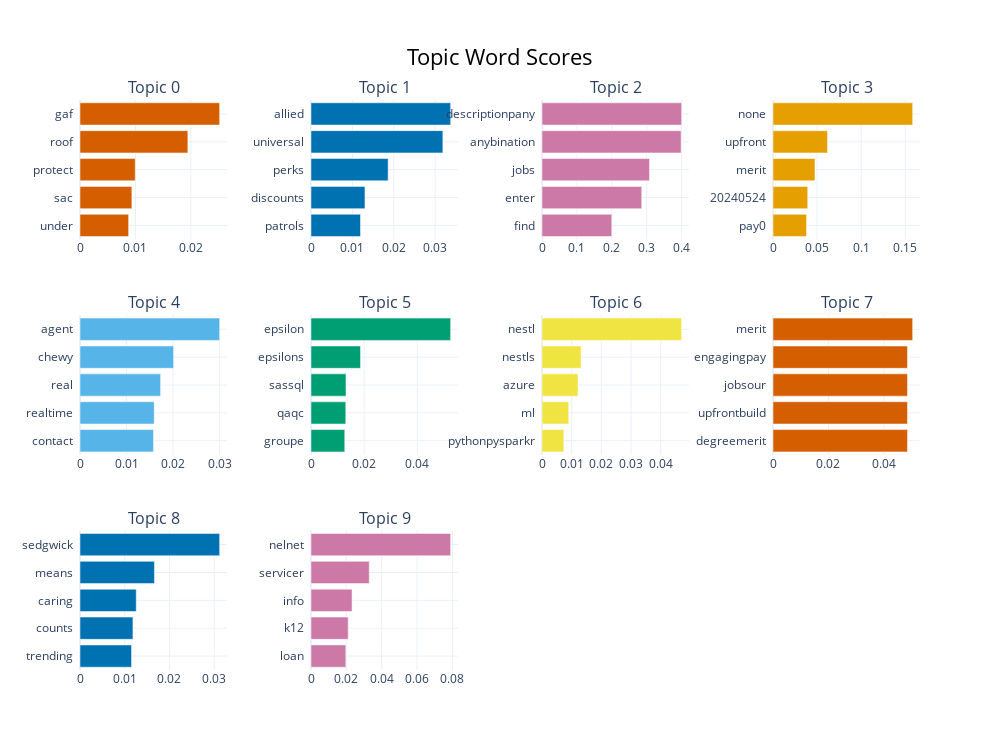

The code cell stored with this chart in its notebook:
### Code cell
from bertopic import BERTopic
from sklearn.cluster import KMeans

topic_model = BERTopic(hdbscan_model=KMeans(n_clusters=10))  # change 10 as needed


# Drop missing descriptions
docs = df['BODY_CLEAN'].dropna().tolist()

# Create and fit topic model
topic_model = BERTopic(language="english", verbose=True)
topics, _ = topic_model.fit_transform(docs)

# Save topics to DataFrame
df['TOPIC'] = topics

# Optional: Visualize topics
topic_model.visualize_barchart(top_n_topics=10)

### Figure 1 — Plotly figure (JSON) as saved in the notebook; plotly's stock layout.template omitted (floating-point values rounded to 4 significant figures)
{"data": [{"marker": {"color": "#D55E00"}, "orientation": "h", "type": "bar", "x": [0.00877, 0.009359, 0.009964, 0.01946, 0.02519], "xaxis": "x", "y": ["under  ", "sac  ", "protect  ", "roof  ", "gaf  "], "yaxis": "y"}, {"marker": {"color": "#0072B2"}, "orientation": "h", "type": "bar", "x": [0.01196, 0.01304, 0.01863, 0.03187, 0.03374], "xaxis": "x2", "y": ["patrols  ", "discounts  ", "perks  ", "universal  ", "allied  "], "yaxis": "y2"}, {"marker": {"color": "#CC79A7"}, "orientation": "h", "type": "bar", "x": [0.1999, 0.2857, 0.3079, 0.3986, 0.4002], "xaxis": "x3", "y": ["find  ", "enter  ", "jobs  ", "anybination  ", "descriptionpany  "], "yaxis": "y3"}, {"marker": {"color": "#E69F00"}, "orientation": "h", "type": "bar", "x": [0.03799, 0.03934, 0.04756, 0.06182, 0.1583], "xaxis": "x4", "y": ["pay0  ", "20240524  ", "merit  ", "upfront  ", "none  "], "yaxis": "y4"}, {"marker": {"color": "#56B4E9"}, "orientation": "h", "type": "bar", "x": [0.01578, 0.01594, 0.01731, 0.0201, 0.02999], "xaxis": "x5", "y": ["contact  ", "realtime  ", "real  ", "chewy  ", "agent  "], "yaxis": "y5"}, {"marker": {"color": "#009E73"}, "orientation": "h", "type": "bar", "x": [0.0127, 0.01308, 0.01315, 0.01863, 0.05253], "xaxis": "x6", "y": ["groupe  ", "qaqc  ", "sassql  ", "epsilons  ", "epsilon  "], "yaxis": "y6"}, {"marker": {"color": "#F0E442"}, "orientation": "h", "type": "bar", "x": [0.007356, 0.008998, 0.01212, 0.01315, 0.04704], "xaxis": "x7", "y": ["pythonpysparkr  ", "ml  ", "azure  ", "nestls  ", "nestl  "], "yaxis": "y7"}, {"marker": {"color": "#D55E00"}, "orientation": "h", "type": "bar", "x": [0.0485, 0.0485, 0.0485, 0.0485, 0.05036], "xaxis": "x8", "y": ["degreemerit  ", "upfrontbuild  ", "jobsour  ", "engagingpay  ", "merit  "], "yaxis": "y8"}, {"marker": {"color": "#0072B2"}, "orientation": "h", "type": "bar", "x": [0.01152, 0.01183, 0.01257, 0.01664, 0.03121], "xaxis": "x9", "y": ["trending  ", "counts  ", "caring  ", "means  ", "sedgwick  "], "yaxis": "y9"}, {"marker": {"color": "#CC79A7"}, "orientation": "h", "type": "bar", "x": [0.0197, 0.02103, 0.02322, 0.03294, 0.07898], "xaxis": "x10", "y": ["loan  ", "k12  ", "info  ", "servicer  ", "nelnet  "], "yaxis": "y10"}], "layout": {"annotations": [{"font": {"size": 16}, "showarrow": false, "text": "Topic 0", "x": 0.0875, "xanchor": "center", "xref": "paper", "y": 1, "yanchor": "bottom", "yref": "paper"}, {"font": {"size": 16}, "showarrow": false, "text": "Topic 1", "x": 0.3625, "xanchor": "center", "xref": "paper", "y": 1, "yanchor": "bottom", "yref": "paper"}, {"font": {"size": 16}, "showarrow": false, "text": "Topic 2", "x": 0.6375, "xanchor": "center", "xref": "paper", "y": 1, "yanchor": "bottom", "yref": "paper"}, {"font": {"size": 16}, "showarrow": false, "text": "Topic 3", "x": 0.9125, "xanchor": "center", "xref": "paper", "y": 1, "yanchor": "bottom", "yref": "paper"}, {"font": {"size": 16}, "showarrow": false, "text": "Topic 4", "x": 0.0875, "xanchor": "center", "xref": "paper", "y": 0.6222, "yanchor": "bottom", "yref": "paper"}, {"font": {"size": 16}, "showarrow": false, "text": "Topic 5", "x": 0.3625, "xanchor": "center", "xref": "paper", "y": 0.6222, "yanchor": "bottom", "yref": "paper"}, {"font": {"size": 16}, "showarrow": false, "text": "Topic 6", "x": 0.6375, "xanchor": "center", "xref": "paper", "y": 0.6222, "yanchor": "bottom", "yref": "paper"}, {"font": {"size": 16}, "showarrow": false, "text": "Topic 7", "x": 0.9125, "xanchor": "center", "xref": "paper", "y": 0.6222, "yanchor": "bottom", "yref": "paper"}, {"font": {"size": 16}, "showarrow": false, "text": "Topic 8", "x": 0.0875, "xanchor": "center", "xref": "paper", "y": 0.2444, "yanchor": "bottom", "yref": "paper"}, {"font": {"size": 16}, "showarrow": false, "text": "Topic 9", "x": 0.3625, "xanchor": "center", "xref": "paper", "y": 0.2444, "yanchor": "bottom", "yref": "paper"}], "height": 750, "hoverlabel": {"bgcolor": "white", "font": {"family": "Rockwell", "size": 16}}, "showlegend": false, "title": {"font": {"color": "Black", "size": 22}, "text": "Topic Word Scores", "x": 0.5, "xanchor": "center", "yanchor": "top"}, "width": 1000, "xaxis": {"anchor": "y", "domain": [0, 0.175], "showgrid": true}, "xaxis10": {"anchor": "y10", "domain": [0.275, 0.45], "showgrid": true}, "xaxis11": {"anchor": "y11", "domain": [0.55, 0.725], "showgrid": true}, "xaxis12": {"anchor": "y12", "domain": [0.825, 1], "showgrid": true}, "xaxis2": {"anchor": "y2", "domain": [0.275, 0.45], "showgrid": true}, "xaxis3": {"anchor": "y3", "domain": [0.55, 0.725], "showgrid": true}, "xaxis4": {"anchor": "y4", "domain": [0.825, 1], "showgrid": true}, "xaxis5": {"anchor": "y5", "domain": [0, 0.175], "showgrid": true}, "xaxis6": {"anchor": "y6", "domain": [0.275, 0.45], "showgrid": true}, "xaxis7": {"anchor": "y7", "domain": [0.55, 0.725], "showgrid": true}, "xaxis8": {"anchor": "y8", "domain": [0.825, 1], "showgrid": true}, "xaxis9": {"anchor": "y9", "domain": [0, 0.175], "showgrid": true}, "yaxis": {"anchor": "x", "domain": [0.7556, 1], "showgrid": true}, "yaxis10": {"anchor": "x10", "domain": [0, 0.2444], "showgrid": true}, "yaxis11": {"anchor": "x11", "domain": [0, 0.2444], "showgrid": true}, "yaxis12": {"anchor": "x12", "domain": [0, 0.2444], "showgrid": true}, "yaxis2": {"anchor": "x2", "domain": [0.7556, 1], "showgrid": true}, "yaxis3": {"anchor": "x3", "domain": [0.7556, 1], "showgrid": true}, "yaxis4": {"anchor": "x4", "domain": [0.7556, 1], "showgrid": true}, "yaxis5": {"anchor": "x5", "domain": [0.3778, 0.6222], "showgrid": true}, "yaxis6": {"anchor": "x6", "domain": [0.3778, 0.6222], "showgrid": true}, "yaxis7": {"anchor": "x7", "domain": [0.3778, 0.6222], "showgrid": true}, "yaxis8": {"anchor": "x8", "domain": [0.3778, 0.6222], "showgrid": true}, "yaxis9": {"anchor": "x9", "domain": [0, 0.2444], "showgrid": true}}}
